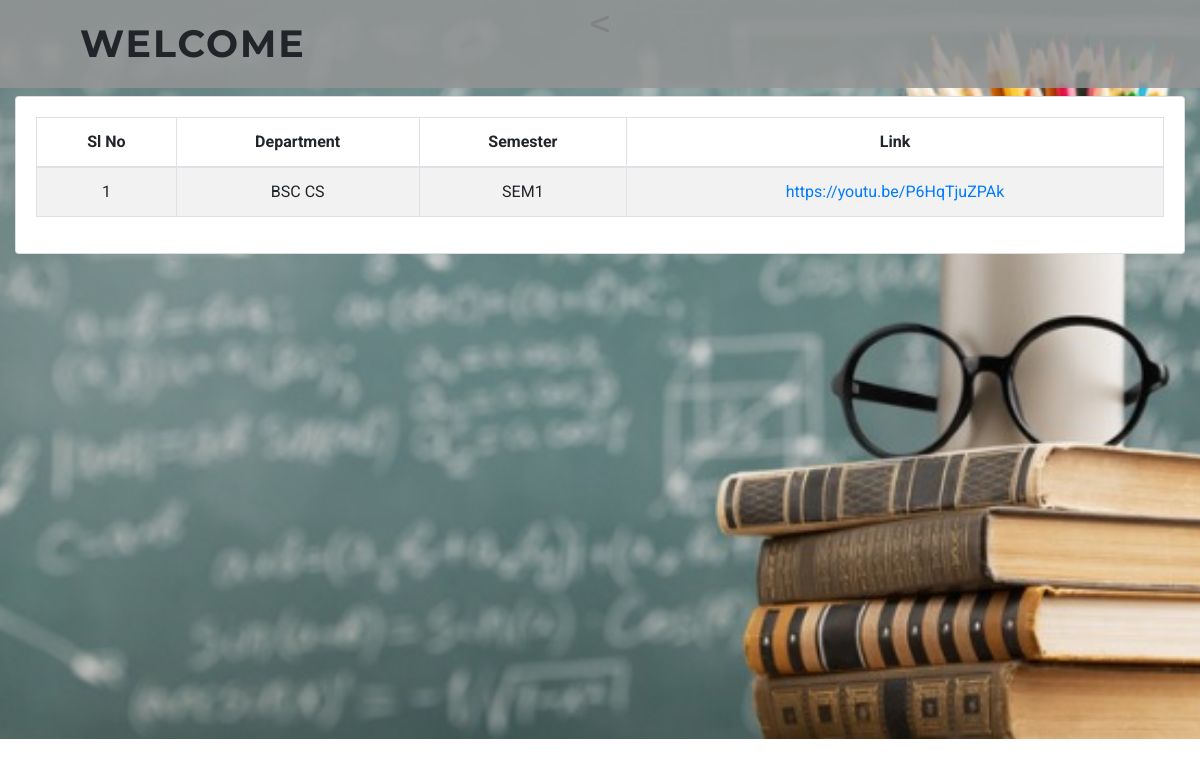
The app's page /yt_links.php with its own data.
### tables this page shows
CREATE TABLE `tbl_youtube` (
  `link_id` int(11) NOT NULL,
  `department_id` int(11) NOT NULL,
  `sem_id` int(11) NOT NULL,
  `heading` varchar(100) NOT NULL,
  `link` varchar(200) NOT NULL
);

CREATE TABLE `tbl_department` (
  `department_id` int(11) NOT NULL,
  `dpt_name` varchar(20) NOT NULL
);

CREATE TABLE `tbl_sem` (
  `sem_id` int(11) NOT NULL,
  `sem` varchar(20) NOT NULL
);

### yt_links.php (the view, shortened to what this page needs)
<?php
include('connect.php');
$query_ret = mysqli_query($con, "SELECT * FROM tbl_youtube JOIN tbl_department ON tbl_youtube.department_id=tbl_department.department_id JOIN tbl_sem ON tbl_youtube.sem_id=tbl_sem.sem_id");
?>
<!DOCTYPE html>
<html lang="zxx">
<head>
    <link href="css/bootstrap.css" type="text/css" rel="stylesheet" media="all">
    <link href="css/style.css" type="text/css" rel="stylesheet" media="all">
	<link rel="stylesheet" href="css/owl.theme.css" type="text/css" media="all">
	<link rel="stylesheet" href="css/owl.carousel.css" type="text/css" media="screen" property="" />
    <link href="css/fontawesome-all.min.css" rel="stylesheet">
</head>
<body>
    <div class="banner1">
        <header>
            <nav class="navbar navbar-expand-lg navbar-light bg-gradient-secondary pt-3">
               <h1><a class="navbar-brand" WELCOME TO OUR COLLEGE
							<span>Welcome</span>
						</a></h1>
			</nav>
        </header>
<h1 align="center"><</h1></br></br>
<section class="content">
      <div class="container-fluid">
        <div class="card">
            <div class="card-body">
<table id="category_table" class="table table-bordered table-striped">
                <thead>
               <tr>
                  <th style="text-align: center;">Sl No</th>
                  <th style="text-align: center;">Department</th>
                  <th style="text-align: center;">Semester</th>
                  <th style="text-align: center;">Link</th>
                </tr>
                </thead>
                <tbody>
                <?php $i = 0; while($data = mysqli_fetch_assoc($query_ret))
                {
                  $i++;
                ?>
                <tr>
                  <td align="center"><?php echo $i; ?></td>
                  <td align="center"><?php echo $data['dpt_name']; ?></td>
                  <td align="center"><?php echo $data['sem']; ?></td>
                  <td align="center"><a href="<?php echo $data['link']; ?>"><?php echo $data['link']; ?></a></td>
                </tr>
                <?php } ?>
              </tbody>
            </table>
             </div>
        </div>
      </div>
    </section>
</body>
</html>

### css/style.css (style rules this page uses)
body { margin: 0; font-family: 'Roboto', sans-serif; background: #fff; }
body a, .slider-info a { transition: 0.5s all; -webkit-transition: 0.5s all; -moz-transition: 0.5s all; -o-transition: 0.5s all; -ms-transition: 0.5s all; text-decoration: none; outline: none; }
h1, h2, h3, h4, h5, h6 { margin: 0; font-family: 'Montserrat', sans-serif; }
header h1, { line-height: 0; }
.navbar-light { padding: 1em 5em; position: absolute; z-index: 999; width: 100%; left: 0; background: #949494d6; }
.navbar-light .navbar-brand { color: #000000; font-size: 38px; font-family: 'Montserrat', sans-serif; font-weight: 700; letter-spacing: 2px; text-transform: uppercase; }
.banner1 { background: url(../images/qqq.JPG) center no-repeat; -webkit-background-size: cover; -moz-background-size: cover; -o-background-size: cover; -ms-background-size: cover; background-size: cover; position: relative; height: 739px; }

### records on screen
tbl_youtube: department.dpt_name "BSC CS", sem.sem "SEM1", link "https://youtu.be/P6HqTjuZPAk"
